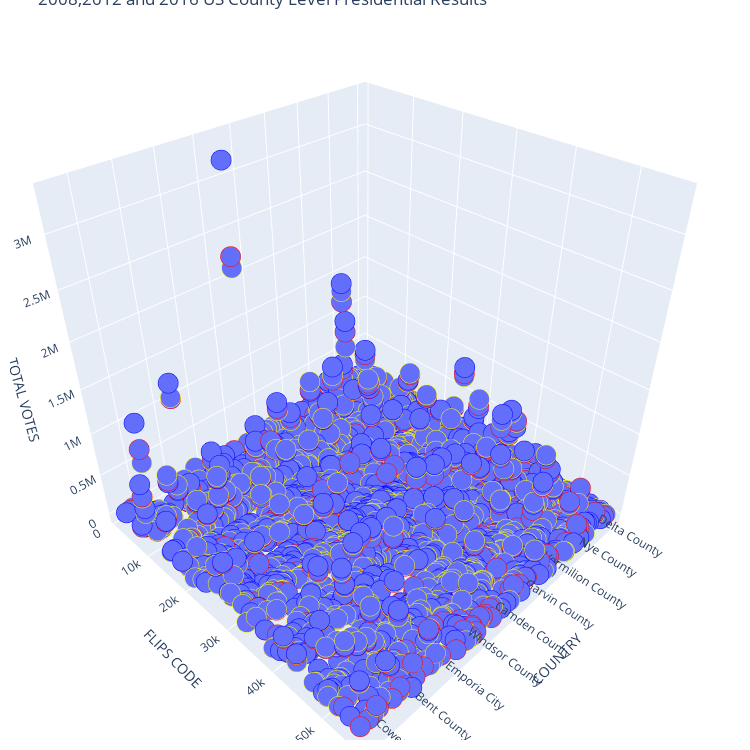

Here is the notebook cell this chart was saved with:
### Code cell
fig1 = px.scatter_3d(df, x='county', y='fips_code', z='total_2008')
fig1.update_traces(marker=dict(size=7,
                              line=dict(width=1,
                                        color='blue')),
                  selector=dict(mode='markers'))

fig2 = px.scatter_3d(df, x='county', y='fips_code', z='total_2012')
fig2.update_traces(marker=dict(size=7,
                              line=dict(width=1,
                                        color='red')),
                  selector=dict(mode='markers'))

fig3 = px.scatter_3d(df, x='county', y='fips_code', z='total_2016')
fig3.update_traces(marker=dict(size=7,
                              line=dict(width=1,
                                        color='yellow')),
                  selector=dict(mode='markers'))

fig3 = go.Figure(data=fig1.data + fig2.data +fig3.data)

fig3.update_layout(scene = dict(
                    xaxis_title='COUNTRY',
                    yaxis_title='FLIPS CODE',
                    zaxis_title='TOTAL VOTES'),
                    width=700,
                    margin=dict(r=30, b=10, l=10, t=10))
fig3.update_layout(title='2008,2012 and 2016 US County Level Presidential Results',width=750, height=750)

fig3.show()

### Figure 1 — Plotly figure (JSON) as saved in the notebook; plotly's stock layout.template omitted (floating-point values rounded to 4 significant figures; data arrays with more than 128 entries replaced by an {"elided": "..."} marker saying what was removed)
{"data": [{"hovertemplate": "county=%{x}<br>fips_code=%{y}<br>total_2008=%{z}<extra></extra>", "legendgroup": "", "marker": {"color": "#636efa", "line": {"color": "blue", "width": 1}, "size": 7, "symbol": "circle"}, "mode": "markers", "name": "", "scene": "scene", "showlegend": false, "type": "scatter3d", "x": {"elided": "3112 str values"}, "y": {"elided": "3112 int values"}, "z": {"elided": "3112 int values"}}, {"hovertemplate": "county=%{x}<br>fips_code=%{y}<br>total_2012=%{z}<extra></extra>", "legendgroup": "", "marker": {"color": "#636efa", "line": {"color": "red", "width": 1}, "size": 7, "symbol": "circle"}, "mode": "markers", "name": "", "scene": "scene", "showlegend": false, "type": "scatter3d", "x": {"elided": "3112 str values"}, "y": {"elided": "3112 int values"}, "z": {"elided": "3112 int values"}}, {"hovertemplate": "county=%{x}<br>fips_code=%{y}<br>total_2016=%{z}<extra></extra>", "legendgroup": "", "marker": {"color": "#636efa", "line": {"color": "yellow", "width": 1}, "size": 7, "symbol": "circle"}, "mode": "markers", "name": "", "scene": "scene", "showlegend": false, "type": "scatter3d", "x": {"elided": "3112 str values"}, "y": {"elided": "3112 int values"}, "z": {"elided": "3112 int values"}}], "layout": {"height": 750, "margin": {"b": 10, "l": 10, "r": 30, "t": 10}, "scene": {"xaxis": {"title": {"text": "COUNTRY"}}, "yaxis": {"title": {"text": "FLIPS CODE"}}, "zaxis": {"title": {"text": "TOTAL VOTES"}}}, "title": {"text": "2008,2012 and 2016 US County Level Presidential Results"}, "width": 750}}
